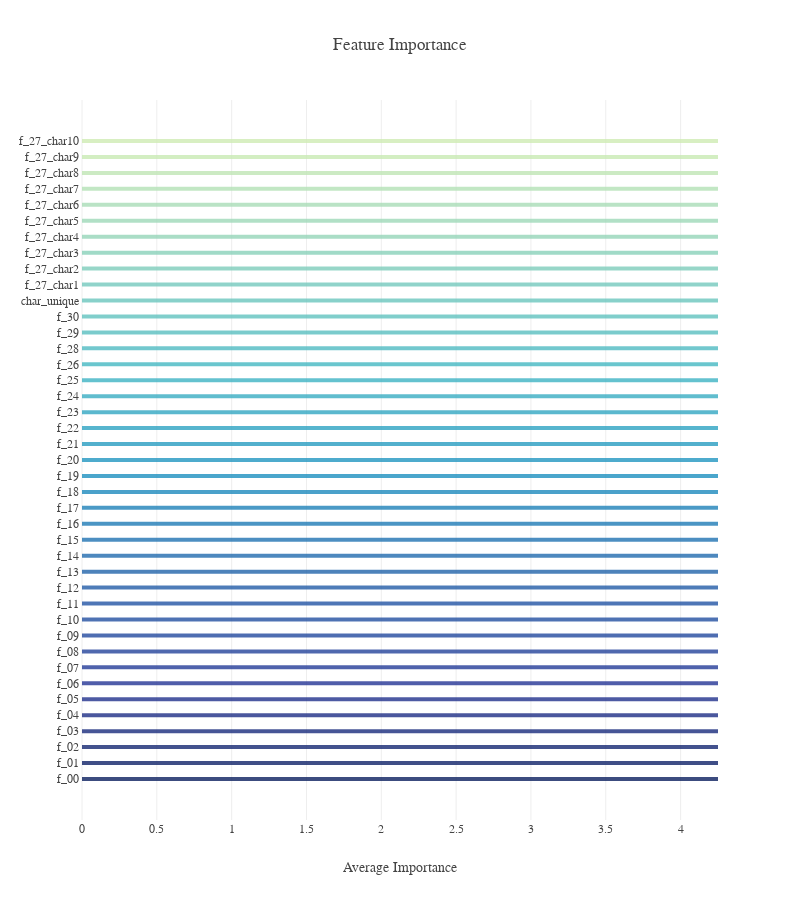

The code cell stored with this chart in its notebook:
### Code cell
feat_importance['avg']=feat_importance.mean(axis=1)
feat_importance=feat_importance.sort_values(by='avg',ascending=True)

pal=sns.color_palette("YlGnBu", 52).as_hex()
fig=go.Figure()
for i in range(len(feat_importance.index)):
    fig.add_shape(dict(type="line", y0=i, y1=i, x0=0, x1=feat_importance['avg'][i], 
                       line_color=pal[::-1][i],opacity=0.8,line_width=4))
fig.add_trace(go.Scatter(x=feat_importance['avg'], y=feat_importance.index, mode='markers', 
                         marker_color=pal[::-1], marker_size=8,
                         hovertemplate='%{y} Importance = %{x:.0f}'))
fig.update_layout(template=temp,title='Feature Importance', 
                  xaxis=dict(title='Average Importance',zeroline=False),
                  yaxis_showgrid=False, height=900, width=800)
fig.show()

### Figure 1 — Plotly figure (JSON) as saved in the notebook; plotly's stock layout.template omitted (floating-point values rounded to 4 significant figures)
{"data": [{"hovertemplate": "%{y} Importance = %{x:.0f}", "marker": {"color": ["#0c2060", "#102369", "#152772", "#192b7c", "#1e2e85", "#21318d", "#253595", "#243c98", "#24439b", "#23499e", "#2350a1", "#2355a4", "#225ca7", "#2163aa", "#216bae", "#2073b2", "#1f7bb6", "#1f82b9", "#1e8abd", "#1d91c0", "#2397c1", "#299dc1", "#2ea3c2", "#33a7c2", "#39adc3", "#3eb3c4", "#46b8c3", "#50bbc2", "#59bfc0", "#61c2bf", "#6bc6be", "#75c9bd", "#7ecdbb", "#89d1ba", "#95d5b9", "#9ed9b8", "#a9ddb7", "#b4e2b6", "#c0e6b5", "#c9eab4", "#cfecb3", "#d4eeb3", "#daf0b3", "#e0f3b2", "#e6f5b2", "#ecf7b1", "#eff9b6", "#f1fabb", "#f4fbc1", "#f7fcc7", "#fafdce", "#fdfed4"], "size": 8}, "mode": "markers", "type": "scatter", "x": [null, null, null, null, null, null, null, null, null, null, null, null, null, null, null, null, null, null, null, null, null, null, null, null, null, null, null, null, null, null, null, null, null, null, null, null, null, null, null, null, null], "y": ["f_00", "f_01", "f_02", "f_03", "f_04", "f_05", "f_06", "f_07", "f_08", "f_09", "f_10", "f_11", "f_12", "f_13", "f_14", "f_15", "f_16", "f_17", "f_18", "f_19", "f_20", "f_21", "f_22", "f_23", "f_24", "f_25", "f_26", "f_28", "f_29", "f_30", "char_unique", "f_27_char1", "f_27_char2", "f_27_char3", "f_27_char4", "f_27_char5", "f_27_char6", "f_27_char7", "f_27_char8", "f_27_char9", "f_27_char10"]}], "layout": {"height": 900, "shapes": [{"line": {"color": "#0c2060", "width": 4}, "opacity": 0.8, "type": "line", "x0": 0, "x1": null, "y0": 0, "y1": 0}, {"line": {"color": "#102369", "width": 4}, "opacity": 0.8, "type": "line", "x0": 0, "x1": null, "y0": 1, "y1": 1}, {"line": {"color": "#152772", "width": 4}, "opacity": 0.8, "type": "line", "x0": 0, "x1": null, "y0": 2, "y1": 2}, {"line": {"color": "#192b7c", "width": 4}, "opacity": 0.8, "type": "line", "x0": 0, "x1": null, "y0": 3, "y1": 3}, {"line": {"color": "#1e2e85", "width": 4}, "opacity": 0.8, "type": "line", "x0": 0, "x1": null, "y0": 4, "y1": 4}, {"line": {"color": "#21318d", "width": 4}, "opacity": 0.8, "type": "line", "x0": 0, "x1": null, "y0": 5, "y1": 5}, {"line": {"color": "#253595", "width": 4}, "opacity": 0.8, "type": "line", "x0": 0, "x1": null, "y0": 6, "y1": 6}, {"line": {"color": "#243c98", "width": 4}, "opacity": 0.8, "type": "line", "x0": 0, "x1": null, "y0": 7, "y1": 7}, {"line": {"color": "#24439b", "width": 4}, "opacity": 0.8, "type": "line", "x0": 0, "x1": null, "y0": 8, "y1": 8}, {"line": {"color": "#23499e", "width": 4}, "opacity": 0.8, "type": "line", "x0": 0, "x1": null, "y0": 9, "y1": 9}, {"line": {"color": "#2350a1", "width": 4}, "opacity": 0.8, "type": "line", "x0": 0, "x1": null, "y0": 10, "y1": 10}, {"line": {"color": "#2355a4", "width": 4}, "opacity": 0.8, "type": "line", "x0": 0, "x1": null, "y0": 11, "y1": 11}, {"line": {"color": "#225ca7", "width": 4}, "opacity": 0.8, "type": "line", "x0": 0, "x1": null, "y0": 12, "y1": 12}, {"line": {"color": "#2163aa", "width": 4}, "opacity": 0.8, "type": "line", "x0": 0, "x1": null, "y0": 13, "y1": 13}, {"line": {"color": "#216bae", "width": 4}, "opacity": 0.8, "type": "line", "x0": 0, "x1": null, "y0": 14, "y1": 14}, {"line": {"color": "#2073b2", "width": 4}, "opacity": 0.8, "type": "line", "x0": 0, "x1": null, "y0": 15, "y1": 15}, {"line": {"color": "#1f7bb6", "width": 4}, "opacity": 0.8, "type": "line", "x0": 0, "x1": null, "y0": 16, "y1": 16}, {"line": {"color": "#1f82b9", "width": 4}, "opacity": 0.8, "type": "line", "x0": 0, "x1": null, "y0": 17, "y1": 17}, {"line": {"color": "#1e8abd", "width": 4}, "opacity": 0.8, "type": "line", "x0": 0, "x1": null, "y0": 18, "y1": 18}, {"line": {"color": "#1d91c0", "width": 4}, "opacity": 0.8, "type": "line", "x0": 0, "x1": null, "y0": 19, "y1": 19}, {"line": {"color": "#2397c1", "width": 4}, "opacity": 0.8, "type": "line", "x0": 0, "x1": null, "y0": 20, "y1": 20}, {"line": {"color": "#299dc1", "width": 4}, "opacity": 0.8, "type": "line", "x0": 0, "x1": null, "y0": 21, "y1": 21}, {"line": {"color": "#2ea3c2", "width": 4}, "opacity": 0.8, "type": "line", "x0": 0, "x1": null, "y0": 22, "y1": 22}, {"line": {"color": "#33a7c2", "width": 4}, "opacity": 0.8, "type": "line", "x0": 0, "x1": null, "y0": 23, "y1": 23}, {"line": {"color": "#39adc3", "width": 4}, "opacity": 0.8, "type": "line", "x0": 0, "x1": null, "y0": 24, "y1": 24}, {"line": {"color": "#3eb3c4", "width": 4}, "opacity": 0.8, "type": "line", "x0": 0, "x1": null, "y0": 25, "y1": 25}, {"line": {"color": "#46b8c3", "width": 4}, "opacity": 0.8, "type": "line", "x0": 0, "x1": null, "y0": 26, "y1": 26}, {"line": {"color": "#50bbc2", "width": 4}, "opacity": 0.8, "type": "line", "x0": 0, "x1": null, "y0": 27, "y1": 27}, {"line": {"color": "#59bfc0", "width": 4}, "opacity": 0.8, "type": "line", "x0": 0, "x1": null, "y0": 28, "y1": 28}, {"line": {"color": "#61c2bf", "width": 4}, "opacity": 0.8, "type": "line", "x0": 0, "x1": null, "y0": 29, "y1": 29}, {"line": {"color": "#6bc6be", "width": 4}, "opacity": 0.8, "type": "line", "x0": 0, "x1": null, "y0": 30, "y1": 30}, {"line": {"color": "#75c9bd", "width": 4}, "opacity": 0.8, "type": "line", "x0": 0, "x1": null, "y0": 31, "y1": 31}, {"line": {"color": "#7ecdbb", "width": 4}, "opacity": 0.8, "type": "line", "x0": 0, "x1": null, "y0": 32, "y1": 32}, {"line": {"color": "#89d1ba", "width": 4}, "opacity": 0.8, "type": "line", "x0": 0, "x1": null, "y0": 33, "y1": 33}, {"line": {"color": "#95d5b9", "width": 4}, "opacity": 0.8, "type": "line", "x0": 0, "x1": null, "y0": 34, "y1": 34}, {"line": {"color": "#9ed9b8", "width": 4}, "opacity": 0.8, "type": "line", "x0": 0, "x1": null, "y0": 35, "y1": 35}, {"line": {"color": "#a9ddb7", "width": 4}, "opacity": 0.8, "type": "line", "x0": 0, "x1": null, "y0": 36, "y1": 36}, {"line": {"color": "#b4e2b6", "width": 4}, "opacity": 0.8, "type": "line", "x0": 0, "x1": null, "y0": 37, "y1": 37}, {"line": {"color": "#c0e6b5", "width": 4}, "opacity": 0.8, "type": "line", "x0": 0, "x1": null, "y0": 38, "y1": 38}, {"line": {"color": "#c9eab4", "width": 4}, "opacity": 0.8, "type": "line", "x0": 0, "x1": null, "y0": 39, "y1": 39}, {"line": {"color": "#cfecb3", "width": 4}, "opacity": 0.8, "type": "line", "x0": 0, "x1": null, "y0": 40, "y1": 40}], "title": {"text": "Feature Importance"}, "width": 800, "xaxis": {"title": {"text": "Average Importance"}, "zeroline": false}, "yaxis": {"showgrid": false}}}
